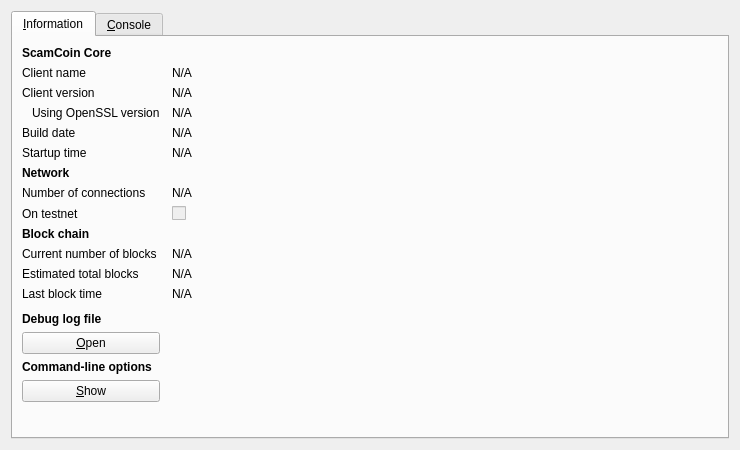
<?xml version="1.0" encoding="UTF-8"?>
<ui version="4.0">
 <class>RPCConsole</class>
 <widget class="QDialog" name="RPCConsole">
  <property name="geometry">
   <rect>
    <x>0</x>
    <y>0</y>
    <width>740</width>
    <height>450</height>
   </rect>
  </property>
  <property name="windowTitle">
   <string>ScamCoin - Debug window</string>
  </property>
  <layout class="QVBoxLayout" name="verticalLayout_2">
   <item>
    <widget class="QTabWidget" name="tabWidget">
     <property name="currentIndex">
      <number>0</number>
     </property>
     <widget class="QWidget" name="tab_info">
      <attribute name="title">
       <string>&amp;Information</string>
      </attribute>
      <layout class="QGridLayout" name="gridLayout" columnstretch="0,1">
       <property name="horizontalSpacing">
        <number>12</number>
       </property>
       <item row="0" column="0">
        <widget class="QLabel" name="label_9">
         <property name="font">
          <font>
           <weight>75</weight>
           <bold>true</bold>
          </font>
         </property>
         <property name="text">
          <string>ScamCoin Core</string>
         </property>
        </widget>
       </item>
       <item row="1" column="0">
        <widget class="QLabel" name="label_5">
         <property name="text">
          <string>Client name</string>
         </property>
        </widget>
       </item>
       <item row="1" column="1">
        <widget class="QLabel" name="clientName">
         <property name="cursor">
          <cursorShape>IBeamCursor</cursorShape>
         </property>
         <property name="text">
          <string>N/A</string>
         </property>
         <property name="textFormat">
          <enum>Qt::PlainText</enum>
         </property>
         <property name="textInteractionFlags">
          <set>Qt::LinksAccessibleByMouse|Qt::TextSelectableByKeyboard|Qt::TextSelectableByMouse</set>
         </property>
        </widget>
       </item>
       <item row="2" column="0">
        <widget class="QLabel" name="label_6">
         <property name="text">
          <string>Client version</string>
         </property>
        </widget>
       </item>
       <item row="2" column="1">
        <widget class="QLabel" name="clientVersion">
         <property name="cursor">
          <cursorShape>IBeamCursor</cursorShape>
         </property>
         <property name="text">
          <string>N/A</string>
         </property>
         <property name="textFormat">
          <enum>Qt::PlainText</enum>
         </property>
         <property name="textInteractionFlags">
          <set>Qt::LinksAccessibleByMouse|Qt::TextSelectableByKeyboard|Qt::TextSelectableByMouse</set>
         </property>
        </widget>
       </item>
       <item row="3" column="0">
        <widget class="QLabel" name="label_14">
         <property name="text">
          <string>Using OpenSSL version</string>
         </property>
         <property name="indent">
          <number>10</number>
         </property>
        </widget>
       </item>
       <item row="3" column="1">
        <widget class="QLabel" name="openSSLVersion">
         <property name="cursor">
          <cursorShape>IBeamCursor</cursorShape>
         </property>
         <property name="text">
          <string>N/A</string>
         </property>
         <property name="textFormat">
          <enum>Qt::PlainText</enum>
         </property>
         <property name="textInteractionFlags">
          <set>Qt::LinksAccessibleByMouse|Qt::TextSelectableByKeyboard|Qt::TextSelectableByMouse</set>
         </property>
        </widget>
       </item>
       <item row="4" column="0">
        <widget class="QLabel" name="label_12">
         <property name="text">
          <string>Build date</string>
         </property>
        </widget>
       </item>
       <item row="4" column="1">
        <widget class="QLabel" name="buildDate">
         <property name="cursor">
          <cursorShape>IBeamCursor</cursorShape>
         </property>
         <property name="text">
          <string>N/A</string>
         </property>
         <property name="textFormat">
          <enum>Qt::PlainText</enum>
         </property>
         <property name="textInteractionFlags">
          <set>Qt::LinksAccessibleByMouse|Qt::TextSelectableByKeyboard|Qt::TextSelectableByMouse</set>
         </property>
        </widget>
       </item>
       <item row="5" column="0">
        <widget class="QLabel" name="label_13">
         <property name="text">
          <string>Startup time</string>
         </property>
        </widget>
       </item>
       <item row="5" column="1">
        <widget class="QLabel" name="startupTime">
         <property name="cursor">
          <cursorShape>IBeamCursor</cursorShape>
         </property>
         <property name="text">
          <string>N/A</string>
         </property>
         <property name="textFormat">
          <enum>Qt::PlainText</enum>
         </property>
         <property name="textInteractionFlags">
          <set>Qt::LinksAccessibleByMouse|Qt::TextSelectableByKeyboard|Qt::TextSelectableByMouse</set>
         </property>
        </widget>
       </item>
       <item row="6" column="0">
        <widget class="QLabel" name="label_11">
         <property name="font">
          <font>
           <weight>75</weight>
           <bold>true</bold>
          </font>
         </property>
         <property name="text">
          <string>Network</string>
         </property>
        </widget>
       </item>
       <item row="7" column="0">
        <widget class="QLabel" name="label_7">
         <property name="text">
          <string>Number of connections</string>
         </property>
        </widget>
       </item>
       <item row="7" column="1">
        <widget class="QLabel" name="numberOfConnections">
         <property name="cursor">
          <cursorShape>IBeamCursor</cursorShape>
         </property>
         <property name="text">
          <string>N/A</string>
         </property>
         <property name="textFormat">
          <enum>Qt::PlainText</enum>
         </property>
         <property name="textInteractionFlags">
          <set>Qt::LinksAccessibleByMouse|Qt::TextSelectableByKeyboard|Qt::TextSelectableByMouse</set>
         </property>
        </widget>
       </item>
       <item row="8" column="0">
        <widget class="QLabel" name="label_8">
         <property name="text">
          <string>On testnet</string>
         </property>
        </widget>
       </item>
       <item row="8" column="1">
        <widget class="QCheckBox" name="isTestNet">
         <property name="enabled">
          <bool>false</bool>
         </property>
         <property name="text">
          <string/>
         </property>
        </widget>
       </item>
       <item row="9" column="0">
        <widget class="QLabel" name="label_10">
         <property name="font">
          <font>
           <weight>75</weight>
           <bold>true</bold>
          </font>
         </property>
         <property name="text">
          <string>Block chain</string>
         </property>
        </widget>
       </item>
       <item row="10" column="0">
        <widget class="QLabel" name="label_3">
         <property name="text">
          <string>Current number of blocks</string>
         </property>
        </widget>
       </item>
       <item row="10" column="1">
        <widget class="QLabel" name="numberOfBlocks">
         <property name="cursor">
          <cursorShape>IBeamCursor</cursorShape>
         </property>
         <property name="text">
          <string>N/A</string>
         </property>
         <property name="textFormat">
          <enum>Qt::PlainText</enum>
         </property>
         <property name="textInteractionFlags">
          <set>Qt::LinksAccessibleByMouse|Qt::TextSelectableByKeyboard|Qt::TextSelectableByMouse</set>
         </property>
        </widget>
       </item>
       <item row="11" column="0">
        <widget class="QLabel" name="label_4">
         <property name="text">
          <string>Estimated total blocks</string>
         </property>
        </widget>
       </item>
       <item row="11" column="1">
        <widget class="QLabel" name="totalBlocks">
         <property name="cursor">
          <cursorShape>IBeamCursor</cursorShape>
         </property>
         <property name="text">
          <string>N/A</string>
         </property>
         <property name="textFormat">
          <enum>Qt::PlainText</enum>
         </property>
         <property name="textInteractionFlags">
          <set>Qt::LinksAccessibleByMouse|Qt::TextSelectableByKeyboard|Qt::TextSelectableByMouse</set>
         </property>
        </widget>
       </item>
       <item row="12" column="0">
        <widget class="QLabel" name="label_2">
         <property name="text">
          <string>Last block time</string>
         </property>
        </widget>
       </item>
       <item row="12" column="1">
        <widget class="QLabel" name="lastBlockTime">
         <property name="cursor">
          <cursorShape>IBeamCursor</cursorShape>
         </property>
         <property name="text">
          <string>N/A</string>
         </property>
         <property name="textFormat">
          <enum>Qt::PlainText</enum>
         </property>
         <property name="textInteractionFlags">
          <set>Qt::LinksAccessibleByMouse|Qt::TextSelectableByKeyboard|Qt::TextSelectableByMouse</set>
         </property>
        </widget>
       </item>
       <item row="13" column="0">
        <spacer name="verticalSpacer_2">
         <property name="orientation">
          <enum>Qt::Vertical</enum>
         </property>
         <property name="sizeHint" stdset="0">
          <size>
           <width>20</width>
           <height>20</height>
          </size>
         </property>
        </spacer>
       </item>
       <item row="14" column="0">
        <widget class="QLabel" name="labelDebugLogfile">
         <property name="font">
          <font>
           <weight>75</weight>
           <bold>true</bold>
          </font>
         </property>
         <property name="text">
          <string>Debug log file</string>
         </property>
        </widget>
       </item>
       <item row="15" column="0">
        <widget class="QPushButton" name="openDebugLogfileButton">
         <property name="toolTip">
          <string>Open the ScamCoin debug log file from the current data directory. This can take a few seconds for large log files.</string>
         </property>
         <property name="text">
          <string>&amp;Open</string>
         </property>
         <property name="autoDefault">
          <bool>false</bool>
         </property>
        </widget>
       </item>
       <item row="16" column="0">
        <widget class="QLabel" name="labelCLOptions">
         <property name="font">
          <font>
           <weight>75</weight>
           <bold>true</bold>
          </font>
         </property>
         <property name="text">
          <string>Command-line options</string>
         </property>
        </widget>
       </item>
       <item row="17" column="0">
        <widget class="QPushButton" name="showCLOptionsButton">
         <property name="toolTip">
          <string>Show the ScamCoin-Qt help message to get a list with possible ScamCoin command-line options.</string>
         </property>
         <property name="text">
          <string>&amp;Show</string>
         </property>
         <property name="autoDefault">
          <bool>false</bool>
         </property>
        </widget>
       </item>
       <item row="18" column="0">
        <spacer name="verticalSpacer">
         <property name="orientation">
          <enum>Qt::Vertical</enum>
         </property>
         <property name="sizeHint" stdset="0">
          <size>
           <width>20</width>
           <height>40</height>
          </size>
         </property>
        </spacer>
       </item>
      </layout>
     </widget>
     <widget class="QWidget" name="tab_console">
      <attribute name="title">
       <string>&amp;Console</string>
      </attribute>
      <layout class="QVBoxLayout" name="verticalLayout_3">
       <property name="spacing">
        <number>3</number>
       </property>
       <item>
        <widget class="QTextEdit" name="messagesWidget">
         <property name="minimumSize">
          <size>
           <width>0</width>
           <height>100</height>
          </size>
         </property>
         <property name="readOnly">
          <bool>true</bool>
         </property>
         <property name="tabKeyNavigation" stdset="0">
          <bool>false</bool>
         </property>
         <property name="columnCount" stdset="0">
          <number>2</number>
         </property>
        </widget>
       </item>
       <item>
        <layout class="QHBoxLayout" name="horizontalLayout">
         <property name="spacing">
          <number>3</number>
         </property>
         <item>
          <widget class="QLabel" name="label">
           <property name="text">
            <string notr="true">&gt;</string>
           </property>
          </widget>
         </item>
         <item>
          <widget class="QLineEdit" name="lineEdit"/>
         </item>
         <item>
          <widget class="QPushButton" name="clearButton">
           <property name="maximumSize">
            <size>
             <width>24</width>
             <height>24</height>
            </size>
           </property>
           <property name="toolTip">
            <string>Clear console</string>
           </property>
           <property name="text">
            <string/>
           </property>
           <property name="icon">
            <iconset resource="../bitcoin.qrc">
             <normaloff>:/icons/remove</normaloff>:/icons/remove</iconset>
           </property>
           <property name="shortcut">
            <string notr="true">Ctrl+L</string>
           </property>
           <property name="autoDefault">
            <bool>false</bool>
           </property>
          </widget>
         </item>
        </layout>
       </item>
      </layout>
     </widget>
    </widget>
   </item>
  </layout>
 </widget>
 <resources>
  <include location="../bitcoin.qrc"/>
 </resources>
 <connections/>
</ui>
